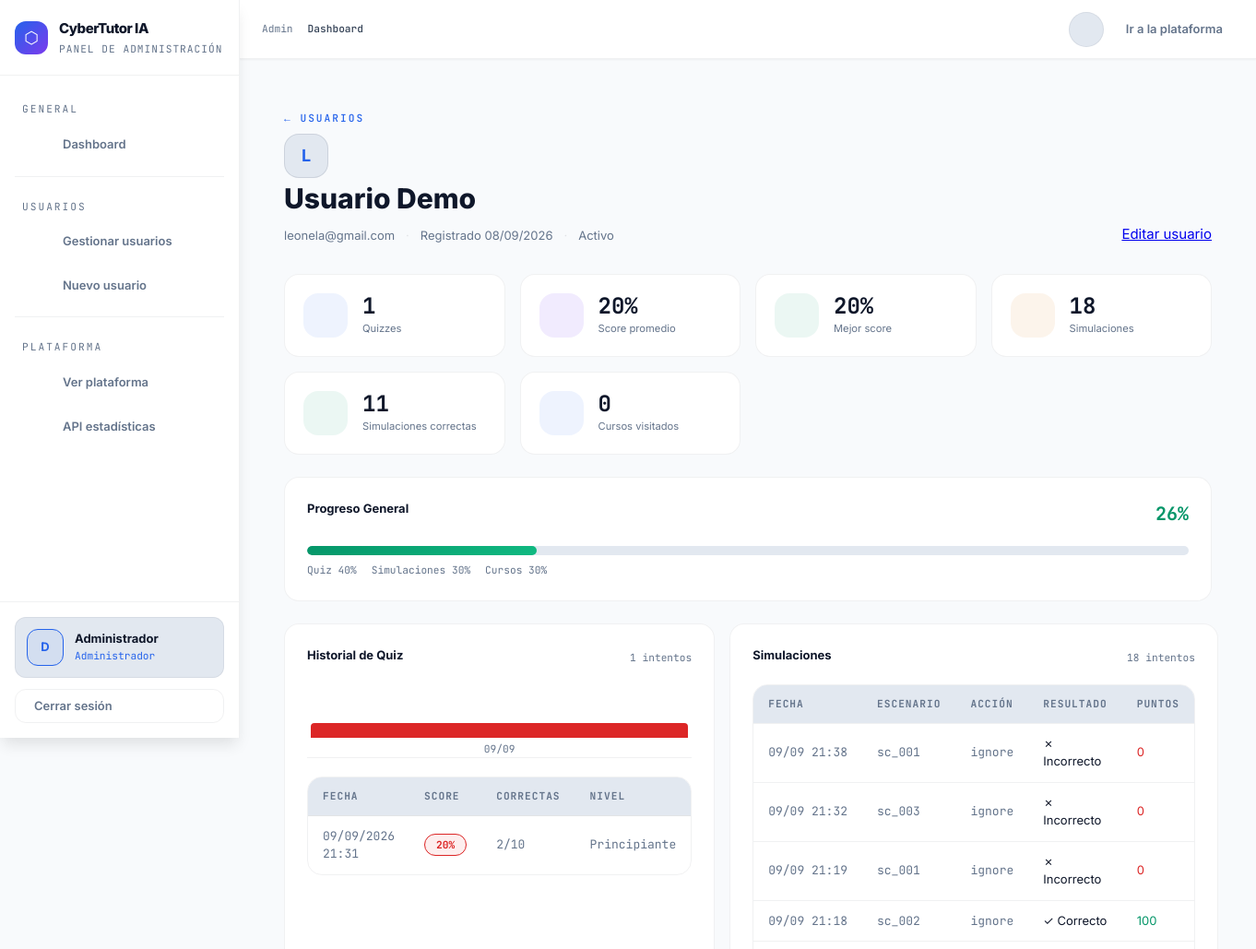
The page /admin/users/2/progress (signed in, upper part) on the database as committed earlier.
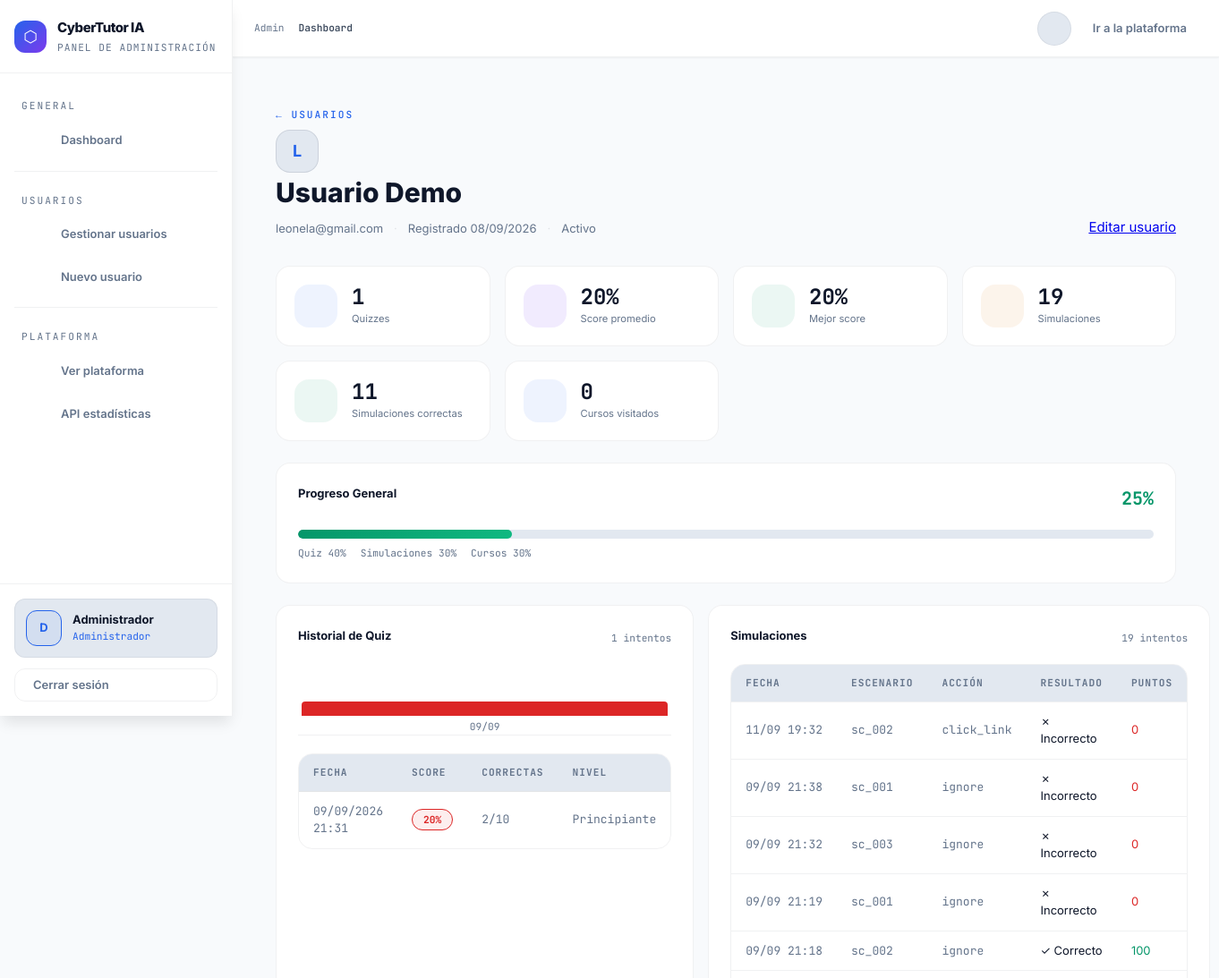
The same page on the database as committed later.
### app/models/progress.py (models this page shows, shortened)
class QuizResult(db.Model):
    __tablename__ = 'quiz_result'
    id         = db.Column(db.Integer, primary_key=True)
    user_id    = db.Column(db.Integer, db.ForeignKey('user.id'), nullable=False)
    score      = db.Column(db.Integer, nullable=False)
    correct    = db.Column(db.Integer, nullable=False)
    total      = db.Column(db.Integer, nullable=False)
    created_at = db.Column(db.DateTime, default=datetime.utcnow)
    __table_args__ = (
        db.Index('ix_quizresult_user_created', 'user_id', 'created_at'),
        db.Index('ix_quizresult_score', 'score'),
    )

class SimulationResult(db.Model):
    __tablename__ = 'simulation_result'
    id           = db.Column(db.Integer, primary_key=True)
    user_id      = db.Column(db.Integer, db.ForeignKey('user.id'), nullable=False)
    scenario_id  = db.Column(db.String(20), nullable=False)
    action_taken = db.Column(db.String(30), nullable=False)
    is_correct   = db.Column(db.Boolean, nullable=False)
    points       = db.Column(db.Integer, default=0)
    risk_level   = db.Column(db.String(10), default='medio')
    created_at   = db.Column(db.DateTime, default=datetime.utcnow)
    __table_args__ = (
        db.Index('ix_simresult_user_created', 'user_id', 'created_at'),
        db.Index('ix_simresult_scenario_correct', 'scenario_id', 'is_correct'),
        db.Index('ix_simresult_user_scenario', 'user_id', 'scenario_id'),
    )

### app/routes/admin.py (the view)
@admin.route('/users/<int:user_id>/progress')
@login_required
@admin_required
def user_progress(user_id):
    user = User.query.get_or_404(user_id)
    quiz_results = QuizResult.query.filter_by(user_id=user_id)\
                    .order_by(QuizResult.created_at.desc()).all()
    sim_results = SimulationResult.query.filter_by(user_id=user_id)\
                    .order_by(SimulationResult.created_at.desc()).all()
    course_visits = CourseVisit.query.filter_by(user_id=user_id)\
                    .order_by(CourseVisit.visited_at.desc()).all()
    quiz_history = [
        {'date': r.created_at.strftime('%d/%m'), 'score': r.score}
        for r in reversed(quiz_results[:10])
    ]
    return render_template('admin/user_progress.html',
        user=user,
        quiz_results=quiz_results,
        sim_results=sim_results,
        course_visits=course_visits,
        quiz_history=quiz_history,
    )

### app/models/user.py (called while the page is built)
    @property
    def quiz_count(self):
        return len(self.quiz_results)

    @property
    def avg_quiz_score(self):
        if not self.quiz_results:
            return 0
        return round(sum(r.score for r in self.quiz_results) / len(self.quiz_results))

    @property
    def best_quiz_score(self):
        if not self.quiz_results:
            return 0
        return max(r.score for r in self.quiz_results)

    @property
    def simulation_count(self):
        return len(self.simulation_results)

    @property
    def simulation_correct(self):
        return sum(1 for r in self.simulation_results if r.is_correct)

    @property
    def courses_visited(self):
        return len(set(v.course_id for v in self.course_visits))

    @property
    def overall_progress(self):
        quiz_score   = self.avg_quiz_score * 0.4          # 40%
        sim_score    = (self.simulation_correct / max(self.simulation_count, 1)) * 100 * 0.3  # 30%
        course_score = min(self.courses_visited / 4, 1) * 100 * 0.3   # 30% (4 cursos total)
        return round(quiz_score + sim_score + course_score)

### app/templates/admin/user_progress.html (shortened to what the changed rows need)
{% extends "base_admin.html" %}
{% block content %}
<div class="admin-page">
  <div class="admin-header">
    <div>
      <h1 class="admin-title">
        <div class="user-avatar user-avatar-lg">{{ user.email[0].upper() }}</div>
        {{ user.name or user.email }}
      </h1>
    </div>
  </div>
  <div class="kpi-grid">
    <div class="kpi-card">
      <div class="kpi-content">
        <div class="kpi-num">{{ user.avg_quiz_score }}%</div>
        <div class="kpi-label">Score promedio</div>
      </div>
    </div>
    <div class="kpi-card">
      <div class="kpi-content">
        <div class="kpi-num">{{ user.best_quiz_score }}%</div>
        <div class="kpi-label">Mejor score</div>
      </div>
    </div>
    <div class="kpi-card">
      <div class="kpi-content">
        <div class="kpi-num">{{ user.simulation_count }}</div>
        <div class="kpi-label">Simulaciones</div>
      </div>
    </div>
  </div>
  <div class="admin-card" style="margin-bottom:1.5rem;">
    <div class="admin-card-header">
      <span class="admin-card-title">Progreso General</span>
      <span class="prog-pct">{{ user.overall_progress }}%</span>
    </div>
    <div class="prog-bar-outer">
      <div class="prog-bar-inner" style="width:{{ user.overall_progress }}%"></div>
    </div>
  </div>
  <div class="admin-row" style="grid-template-columns: 1.4fr 1fr;">
    <div class="admin-card">
      {% if quiz_results %}
      <div class="mini-chart">
        {% for r in quiz_results[-10:] | reverse %}
        <div class="mc-bar-wrap" title="{{ r.score }}% — {{ r.created_at.strftime('%d/%m') }}">
          <div class="mc-bar {% if r.score >= 90 %}mc-green{% elif r.score >= 70 %}mc-blue{% elif r.score >= 50 %}mc-yellow{% else %}mc-red{% endif %}"
               style="height: {{ r.score }}%">
          </div>
          <div class="mc-label">{{ r.created_at.strftime('%d/%m') }}</div>
        </div>
        {% endfor %}
      </div>
      <div class="admin-table-wrap" style="margin-top:1.25rem;">
        <table class="admin-table">
          <thead><tr><th>Fecha</th><th>Score</th><th>Correctas</th><th>Nivel</th></tr></thead>
          <tbody>
            {% for r in quiz_results %}
            <tr>
              <td class="td-muted td-mono">{{ r.created_at.strftime('%d/%m/%Y %H:%M') }}</td>
              <td>
                <span class="score-pill {% if r.score >= 90 %}pill-green{% elif r.score >= 70 %}pill-blue{% elif r.score >= 50 %}pill-yellow{% else %}pill-red{% endif %}">
                  {{ r.score }}%
                </span>
              </td>
              <td class="td-muted td-mono">{{ r.correct }}/{{ r.total }}</td>
              <td class="td-muted">
                {% if r.score >= 90 %}Experto
                {% elif r.score >= 70 %}Avanzado
                {% elif r.score >= 50 %}Intermedio
                {% else %}Principiante{% endif %}
              </td>
            </tr>
            {% endfor %}
          </tbody>
        </table>
      </div>
      {% else %}
      <p class="admin-empty">Sin resultados de quiz aún.</p>
      {% endif %}
    </div>
    <div style="display:flex; flex-direction:column; gap:14px;">
      <div class="admin-card">
        <div class="admin-card-header">
          <span class="admin-card-title"> Simulaciones</span>
          <span class="admin-card-sub">{{ sim_results | length }} intentos</span>
        </div>
        {% if sim_results %}
        <div class="admin-table-wrap">
          <table class="admin-table">
            <thead><tr><th>Fecha</th><th>Escenario</th><th>Acción</th><th>Resultado</th><th>Puntos</th></tr></thead>
            <tbody>
              {% for r in sim_results %}
              <tr>
                <td class="td-muted td-mono" style="white-space:nowrap;">{{ r.created_at.strftime('%d/%m %H:%M') }}</td>
                <td class="td-muted td-mono">{{ r.scenario_id }}</td>
                <td class="td-muted">{{ r.action_taken }}</td>
                <td>
                  <span class="status-pill {% if r.is_correct %}status-active{% else %}status-inactive{% endif %}">
                    {{ '✓ Correcto' if r.is_correct else '✗ Incorrecto' }}
                  </span>
                </td>
                <td class="td-mono {% if r.points >= 75 %}text-success{% elif r.points >= 25 %}text-warning{% else %}text-danger{% endif %}">
                  {{ r.points }}
                </td>
              </tr>
              {% endfor %}
            </tbody>
          </table>
        </div>
        {% else %}
        <p class="admin-empty">Sin simulaciones registradas.</p>
        {% endif %}
      </div>
        {% set all_courses = [
          ('redes', 'Redes e Infraestructura', '🌐'),
          ('phishing', 'Phishing', '🎣'),
          ('ingenieria', 'Ingeniería Social', '🎭'),
          ('contrasena', 'Contraseñas', '🔑'),
        ] %}
        {% set visited_ids = course_visits | map(attribute='course_id') | list %}
    </div>
  </div>
</div>
{% endblock %}

Rows that differ between the two databases and show on the page:
computed for QuizResult: overall_progress "26" → "25"
added SimulationResult: created_at "11/09 19:32", scenario_id "sc_002", action_taken "click_link", is_correct "✗ Incorrecto", points "0"
Other text that changed with them:
{{ user.simulation_count }}: "18" → "19"
{{ user.overall_progress }}: 26 → 25 (drawn)
{{ sim_results | length }}: "18" → "19"
